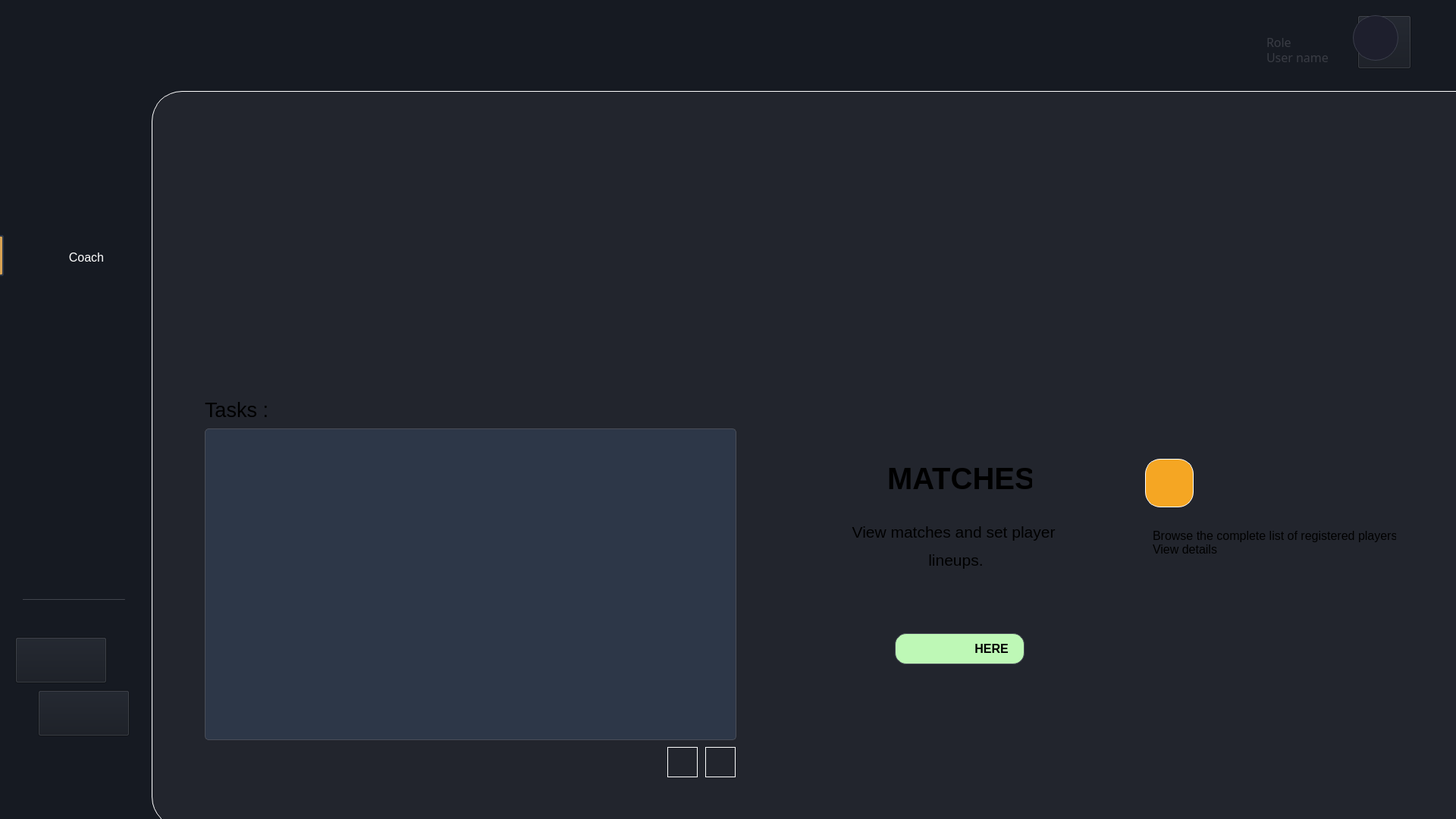
<?xml version="1.0" encoding="UTF-8"?>
<ui version="4.0">
 <class>CoachWindow</class>
 <widget class="QMainWindow" name="CoachWindow">
  <property name="geometry">
   <rect>
    <x>0</x>
    <y>0</y>
    <width>1920</width>
    <height>1080</height>
   </rect>
  </property>
  <property name="windowTitle">
   <string>MainWindow</string>
  </property>
  <property name="styleSheet">
   <string notr="true">background-color: #161A22;</string>
  </property>
  <widget class="QWidget" name="centralwidget">
   <widget class="QWidget" name="widget_2" native="true">
    <property name="geometry">
     <rect>
      <x>200</x>
      <y>120</y>
      <width>1851</width>
      <height>971</height>
     </rect>
    </property>
    <property name="styleSheet">
     <string notr="true">background-color: #22252D;
border-radius:40px;
border: 1px solid #FFFFFF; /* Subtle blue-gray border */
</string>
    </property>
    <widget class="QPushButton" name="delete_todo">
     <property name="geometry">
      <rect>
       <x>680</x>
       <y>865</y>
       <width>40</width>
       <height>40</height>
      </rect>
     </property>
     <property name="styleSheet">
      <string notr="true">background-color: #22252D;</string>
     </property>
     <property name="text">
      <string/>
     </property>
     <property name="icon">
      <iconset resource="../images.qrc">
       <normaloff>:/teamimg/minus.png</normaloff>:/teamimg/minus.png</iconset>
     </property>
     <property name="iconSize">
      <size>
       <width>30</width>
       <height>30</height>
      </size>
     </property>
    </widget>
    <widget class="QPushButton" name="add_todo">
     <property name="geometry">
      <rect>
       <x>730</x>
       <y>865</y>
       <width>40</width>
       <height>40</height>
      </rect>
     </property>
     <property name="styleSheet">
      <string notr="true">background-color: #22252D;</string>
     </property>
     <property name="text">
      <string/>
     </property>
     <property name="icon">
      <iconset resource="../images.qrc">
       <normaloff>:/teamimg/add.png</normaloff>:/teamimg/add.png</iconset>
     </property>
     <property name="iconSize">
      <size>
       <width>30</width>
       <height>30</height>
      </size>
     </property>
    </widget>
   </widget>
   <widget class="QLabel" name="label">
    <property name="geometry">
     <rect>
      <x>50</x>
      <y>30</y>
      <width>85</width>
      <height>85</height>
     </rect>
    </property>
    <property name="text">
     <string/>
    </property>
    <property name="pixmap">
     <pixmap>:/img/logo football.png</pixmap>
    </property>
    <property name="scaledContents">
     <bool>true</bool>
    </property>
   </widget>
   <widget class="Line" name="line_2">
    <property name="geometry">
     <rect>
      <x>-10</x>
      <y>310</y>
      <width>15</width>
      <height>54</height>
     </rect>
    </property>
    <property name="styleSheet">
     <string notr="true">QFrame#line_2 {
    background-color: #D8A353; /* Match the exact background color */
    border: 2px solid #2D3748; /* Darker border to contrast with background */
    border-radius: 3px;
}</string>
    </property>
    <property name="orientation">
     <enum>Qt::Orientation::Vertical</enum>
    </property>
   </widget>
   <widget class="QLabel" name="label_3">
    <property name="geometry">
     <rect>
      <x>30</x>
      <y>314</y>
      <width>31</width>
      <height>41</height>
     </rect>
    </property>
    <property name="styleSheet">
     <string notr="true">background-color: transparent;</string>
    </property>
    <property name="text">
     <string/>
    </property>
    <property name="pixmap">
     <pixmap>:/img/coach.png</pixmap>
    </property>
    <property name="scaledContents">
     <bool>true</bool>
    </property>
   </widget>
   <widget class="QPushButton" name="coachButton">
    <property name="geometry">
     <rect>
      <x>74</x>
      <y>327</y>
      <width>80</width>
      <height>24</height>
     </rect>
    </property>
    <property name="font">
     <font>
      <pointsize>12</pointsize>
     </font>
    </property>
    <property name="styleSheet">
     <string notr="true">background-color: transparent;
color:white;
border:0px;</string>
    </property>
    <property name="text">
     <string>Coach</string>
    </property>
    <property name="iconSize">
     <size>
      <width>20</width>
      <height>20</height>
     </size>
    </property>
   </widget>
   <widget class="Line" name="line">
    <property name="geometry">
     <rect>
      <x>30</x>
      <y>790</y>
      <width>135</width>
      <height>1</height>
     </rect>
    </property>
    <property name="styleSheet">
     <string notr="true">background-color: #393C44;</string>
    </property>
    <property name="orientation">
     <enum>Qt::Orientation::Horizontal</enum>
    </property>
   </widget>
   <widget class="QLabel" name="label_13">
    <property name="geometry">
     <rect>
      <x>30</x>
      <y>850</y>
      <width>28</width>
      <height>29</height>
     </rect>
    </property>
    <property name="styleSheet">
     <string notr="true">background-color: transparent;</string>
    </property>
    <property name="text">
     <string/>
    </property>
    <property name="pixmap">
     <pixmap>:/img/language.png</pixmap>
    </property>
    <property name="scaledContents">
     <bool>true</bool>
    </property>
   </widget>
   <widget class="QLabel" name="label_14">
    <property name="geometry">
     <rect>
      <x>30</x>
      <y>920</y>
      <width>28</width>
      <height>29</height>
     </rect>
    </property>
    <property name="styleSheet">
     <string notr="true">background-color: transparent;</string>
    </property>
    <property name="text">
     <string/>
    </property>
    <property name="pixmap">
     <pixmap resource="../images.qrc">:/img/logout.png</pixmap>
    </property>
    <property name="scaledContents">
     <bool>true</bool>
    </property>
   </widget>
   <widget class="QPushButton" name="LogOutButton">
    <property name="geometry">
     <rect>
      <x>80</x>
      <y>920</y>
      <width>80</width>
      <height>24</height>
     </rect>
    </property>
    <property name="font">
     <font>
      <pointsize>12</pointsize>
     </font>
    </property>
    <property name="styleSheet">
     <string notr="true">background-color: transparent;
color:#393C44;
border:0px;</string>
    </property>
    <property name="text">
     <string>Log Out</string>
    </property>
    <property name="iconSize">
     <size>
      <width>20</width>
      <height>20</height>
     </size>
    </property>
   </widget>
   <widget class="QLabel" name="label_2">
    <property name="geometry">
     <rect>
      <x>200</x>
      <y>0</y>
      <width>1672</width>
      <height>515</height>
     </rect>
    </property>
    <property name="styleSheet">
     <string notr="true">background-color: transparent;</string>
    </property>
    <property name="text">
     <string/>
    </property>
    <property name="pixmap">
     <pixmap resource="../images.qrc">:/img/HEADER.png</pixmap>
    </property>
    <property name="scaledContents">
     <bool>true</bool>
    </property>
   </widget>
   <widget class="QLabel" name="label_4">
    <property name="geometry">
     <rect>
      <x>270</x>
      <y>515</y>
      <width>141</width>
      <height>51</height>
     </rect>
    </property>
    <property name="font">
     <font>
      <pointsize>20</pointsize>
     </font>
    </property>
    <property name="styleSheet">
     <string notr="true">background-color: transparent;</string>
    </property>
    <property name="text">
     <string>Tasks :</string>
    </property>
   </widget>
   <widget class="QListView" name="listView">
    <property name="geometry">
     <rect>
      <x>270</x>
      <y>565</y>
      <width>701</width>
      <height>411</height>
     </rect>
    </property>
    <property name="styleSheet">
     <string notr="true">QListView#listView {
    background-color: #2D3748; /* Matches the sidebar background */
    border: 1px solid #4A4E58; /* Subtle border matching chart borders */
    border-radius: 5px; /* Slightly rounded corners for a modern look */
    color: #FFFFFF; /* White text for contrast */
    font: 12pt &quot;Arial&quot;; /* Matches the font style used elsewhere */
}

QListView#listView::item {
    background-color: #2D3748; /* Item background matches the list background */
    padding: 10px; /* Spacing for better readability */
    color: #FFFFFF; /* White text for items */
}

QListView#listView::item:hover {
    background-color: #F5A623; /* Golden highlight on hover to match accents */
    color: #1A2526; /* Dark text for contrast on hover */
}

QListView#listView::item:selected {
    background-color: #D8A353; /* Slightly lighter gold for selected items */
    color: #1A2526; /* Dark text for contrast when selected */
    border: none; /* Remove any default border */
}</string>
    </property>
   </widget>
   <widget class="QLabel" name="label_5">
    <property name="geometry">
     <rect>
      <x>1480</x>
      <y>575</y>
      <width>389</width>
      <height>400</height>
     </rect>
    </property>
    <property name="styleSheet">
     <string notr="true">background-color: transparent;</string>
    </property>
    <property name="text">
     <string/>
    </property>
    <property name="pixmap">
     <pixmap resource="../images.qrc">:/img/viewLabel.png</pixmap>
    </property>
    <property name="scaledContents">
     <bool>true</bool>
    </property>
   </widget>
   <widget class="QPushButton" name="Viewplayers">
    <property name="geometry">
     <rect>
      <x>1510</x>
      <y>605</y>
      <width>64</width>
      <height>64</height>
     </rect>
    </property>
    <property name="styleSheet">
     <string notr="true">/* Style for the pushButton_4 */
QPushButton#Viewplayers {
    background-color: #F5A623; /* Original background color */
    color: #1A2633; /* Dark blue text */
    border: 1px solid white; /* Subtle white border */
    border-radius: 20px;
    min-width: 62px;
    min-height: 62px;
    
}

QPushButton#Viewplayers:hover {
    background-color: #ffdba2; /* Lighter shade on hover */
    min-width: 70px; /* Slight size increase */
    min-height: 70px;
    
}

QPushButton#Viewplayers:pressed {
    background-color: #d68f1e; /* Darker shade when pressed */
    min-width: 62px; /* Original size */
    min-height: 62px;
   
}</string>
    </property>
    <property name="text">
     <string/>
    </property>
    <property name="icon">
     <iconset resource="../images.qrc">
      <normaloff>:/img/view.png</normaloff>:/img/view.png</iconset>
    </property>
    <property name="iconSize">
     <size>
      <width>42</width>
      <height>42</height>
     </size>
    </property>
   </widget>
   <widget class="QLabel" name="label_6">
    <property name="geometry">
     <rect>
      <x>1520</x>
      <y>695</y>
      <width>321</width>
      <height>41</height>
     </rect>
    </property>
    <property name="font">
     <font>
      <pointsize>12</pointsize>
     </font>
    </property>
    <property name="styleSheet">
     <string notr="true">background-color: transparent;</string>
    </property>
    <property name="text">
     <string>Browse the complete list of registered players.
View details</string>
    </property>
   </widget>
   <widget class="QLabel" name="label_7">
    <property name="geometry">
     <rect>
      <x>1060</x>
      <y>565</y>
      <width>401</width>
      <height>420</height>
     </rect>
    </property>
    <property name="styleSheet">
     <string notr="true">background-color: transparent;</string>
    </property>
    <property name="text">
     <string/>
    </property>
    <property name="pixmap">
     <pixmap resource="../images.qrc">:/img/matches.png</pixmap>
    </property>
    <property name="scaledContents">
     <bool>true</bool>
    </property>
   </widget>
   <widget class="QLabel" name="label_8">
    <property name="geometry">
     <rect>
      <x>1170</x>
      <y>605</y>
      <width>191</width>
      <height>51</height>
     </rect>
    </property>
    <property name="font">
     <font>
      <pointsize>30</pointsize>
      <bold>true</bold>
     </font>
    </property>
    <property name="styleSheet">
     <string notr="true">background-color: transparent;</string>
    </property>
    <property name="text">
     <string>MATCHES</string>
    </property>
   </widget>
   <widget class="QLabel" name="label_9">
    <property name="geometry">
     <rect>
      <x>1110</x>
      <y>675</y>
      <width>301</width>
      <height>91</height>
     </rect>
    </property>
    <property name="font">
     <font>
      <pointsize>16</pointsize>
      <bold>false</bold>
     </font>
    </property>
    <property name="styleSheet">
     <string notr="true">background-color: transparent;</string>
    </property>
    <property name="text">
     <string>&lt;html&gt;&lt;head/&gt;&lt;body&gt;&lt;p align=&quot;center&quot;&gt;View matches and set player &lt;/p&gt;&lt;p align=&quot;center&quot;&gt;lineups.&lt;/p&gt;&lt;/body&gt;&lt;/html&gt;</string>
    </property>
   </widget>
   <widget class="QPushButton" name="MatchesButton">
    <property name="geometry">
     <rect>
      <x>1180</x>
      <y>835</y>
      <width>171</width>
      <height>41</height>
     </rect>
    </property>
    <property name="font">
     <font>
      <pointsize>12</pointsize>
      <bold>true</bold>
     </font>
    </property>
    <property name="styleSheet">
     <string notr="true">  border: 1px solid #4A4E58; /* Subtle border matching chart borders */
    border-radius: 15px; /* Slightly rounded corners for a modern look */
background-color: #BEF8B6;
color:black;</string>
    </property>
    <property name="text">
     <string>                   HERE</string>
    </property>
   </widget>
   <widget class="QLabel" name="label_10">
    <property name="geometry">
     <rect>
      <x>1190</x>
      <y>858</y>
      <width>21</width>
      <height>25</height>
     </rect>
    </property>
    <property name="styleSheet">
     <string notr="true">background-color:transparent;</string>
    </property>
    <property name="text">
     <string/>
    </property>
    <property name="pixmap">
     <pixmap resource="../images.qrc">:/img/here.png</pixmap>
    </property>
    <property name="scaledContents">
     <bool>true</bool>
    </property>
   </widget>
   <widget class="QLabel" name="label_16">
    <property name="geometry">
     <rect>
      <x>1870</x>
      <y>50</y>
      <width>16</width>
      <height>10</height>
     </rect>
    </property>
    <property name="styleSheet">
     <string notr="true">background-color: transparent;</string>
    </property>
    <property name="text">
     <string/>
    </property>
    <property name="pixmap">
     <pixmap resource="../images.qrc">:/img/Vectorrrr.png</pixmap>
    </property>
    <property name="scaledContents">
     <bool>true</bool>
    </property>
   </widget>
   <widget class="QPushButton" name="logout">
    <property name="geometry">
     <rect>
      <x>50</x>
      <y>910</y>
      <width>121</width>
      <height>61</height>
     </rect>
    </property>
    <property name="styleSheet">
     <string notr="true">background: linear-gradient(45deg, #0288D1 0%, #03A9F4 100%);
border-radius: 30px;
transition: background 0.3s, transform 0.2s;
}
QPushButton:hover {
 background: linear-gradient(45deg, #03A9F4 0%, #4FC3F7 100%);
 transform: scale(1.1);
}
QPushButton:pressed {
 background: linear-gradient(45deg, #01579B 0%, #0288D1 100%);
 transform: scale(0.9);
}</string>
    </property>
    <property name="text">
     <string/>
    </property>
    <property name="icon">
     <iconset>
      <normaloff>:/images/logout.png</normaloff>:/images/logout.png</iconset>
    </property>
    <property name="iconSize">
     <size>
      <width>40</width>
      <height>40</height>
     </size>
    </property>
   </widget>
   <widget class="QPushButton" name="profileButton">
    <property name="geometry">
     <rect>
      <x>1790</x>
      <y>20</y>
      <width>71</width>
      <height>71</height>
     </rect>
    </property>
    <property name="styleSheet">
     <string notr="true">background: linear-gradient(45deg, #0288D1 0%, #03A9F4 100%);
border-radius: 30px;
transition: background 0.3s, transform 0.2s;
}
QPushButton:hover {
 background: linear-gradient(45deg, #03A9F4 0%, #4FC3F7 100%);
 transform: scale(1.1);
}
QPushButton:pressed {
 background: linear-gradient(45deg, #01579B 0%, #0288D1 100%);
 transform: scale(0.9);
}</string>
    </property>
    <property name="text">
     <string/>
    </property>
    <property name="icon">
     <iconset>
      <normaloff>:/images/logout.png</normaloff>:/images/logout.png</iconset>
    </property>
    <property name="iconSize">
     <size>
      <width>40</width>
      <height>40</height>
     </size>
    </property>
   </widget>
   <widget class="QLabel" name="dashboard_8">
    <property name="geometry">
     <rect>
      <x>1670</x>
      <y>40</y>
      <width>71</width>
      <height>31</height>
     </rect>
    </property>
    <property name="font">
     <font>
      <family>Franklin Gothic Book</family>
      <pointsize>12</pointsize>
     </font>
    </property>
    <property name="styleSheet">
     <string notr="true">background-color: transparent;
color:#393C44;</string>
    </property>
    <property name="text">
     <string>Role</string>
    </property>
   </widget>
   <widget class="QLabel" name="dashboard_9">
    <property name="geometry">
     <rect>
      <x>1670</x>
      <y>60</y>
      <width>81</width>
      <height>31</height>
     </rect>
    </property>
    <property name="font">
     <font>
      <family>Franklin Gothic Book</family>
      <pointsize>12</pointsize>
      <bold>false</bold>
     </font>
    </property>
    <property name="styleSheet">
     <string notr="true">background-color: transparent;
color:#393C44;</string>
    </property>
    <property name="text">
     <string>User name</string>
    </property>
   </widget>
   <widget class="QLabel" name="currentUserPhotoLabel">
    <property name="geometry">
     <rect>
      <x>1784</x>
      <y>20</y>
      <width>60</width>
      <height>60</height>
     </rect>
    </property>
    <property name="styleSheet">
     <string notr="true">background: #1E1F2D;
border: 1px solid #3A3D4A;
border-radius: 	30px;
box-shadow: 0 4px 10px rgba(0, 0, 0, 0.2);</string>
    </property>
    <property name="text">
     <string/>
    </property>
    <property name="scaledContents">
     <bool>true</bool>
    </property>
   </widget>
   <widget class="QLabel" name="label_15">
    <property name="geometry">
     <rect>
      <x>30</x>
      <y>850</y>
      <width>28</width>
      <height>29</height>
     </rect>
    </property>
    <property name="styleSheet">
     <string notr="true">background-color: transparent;</string>
    </property>
    <property name="text">
     <string/>
    </property>
    <property name="pixmap">
     <pixmap resource="../images.qrc">:/compimg/language.png</pixmap>
    </property>
    <property name="scaledContents">
     <bool>true</bool>
    </property>
   </widget>
   <widget class="QLabel" name="dashboard_5">
    <property name="geometry">
     <rect>
      <x>80</x>
      <y>850</y>
      <width>71</width>
      <height>31</height>
     </rect>
    </property>
    <property name="font">
     <font>
      <family>Franklin Gothic Book</family>
      <pointsize>12</pointsize>
     </font>
    </property>
    <property name="styleSheet">
     <string notr="true">background-color: transparent;
color: rgb(158, 158, 158);</string>
    </property>
    <property name="text">
     <string>About</string>
    </property>
   </widget>
   <widget class="QPushButton" name="aboutButton">
    <property name="geometry">
     <rect>
      <x>20</x>
      <y>840</y>
      <width>121</width>
      <height>61</height>
     </rect>
    </property>
    <property name="styleSheet">
     <string notr="true">background: linear-gradient(45deg, #0288D1 0%, #03A9F4 100%);
border-radius: 30px;
transition: background 0.3s, transform 0.2s;
}
QPushButton:hover {
 background: linear-gradient(45deg, #03A9F4 0%, #4FC3F7 100%);
 transform: scale(1.1);
}
QPushButton:pressed {
 background: linear-gradient(45deg, #01579B 0%, #0288D1 100%);
 transform: scale(0.9);
}</string>
    </property>
    <property name="text">
     <string/>
    </property>
    <property name="icon">
     <iconset>
      <normaloff>:/images/logout.png</normaloff>:/images/logout.png</iconset>
    </property>
    <property name="iconSize">
     <size>
      <width>40</width>
      <height>40</height>
     </size>
    </property>
   </widget>
  </widget>
 </widget>
 <resources>
  <include location="../images.qrc"/>
 </resources>
 <connections/>
</ui>
